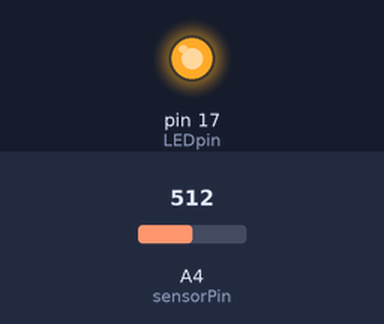
Simulated run of this sketch. Board: Arduino Uno, built with avr-gcc and run on an emulated ATmega328P. Parts: output pins drawn as LEDs (lit = HIGH). The test bench sets the inputs (shaded band); at power-on: A4 (sensorPin) = 512. What the sketch prints to the serial monitor is not drawn.

Above: at 0.1 s.
Timing chart, 0 to 1.6 s (numbered marks = the images above):
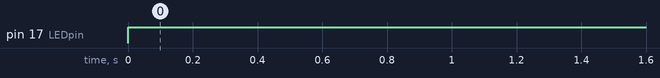

Measured:
- by itself, pin 17 (LEDpin): LOW → HIGH at 0.00 s

The sketch:

Fotoresistor.ino
```cpp
const int sensorPin = 4;
const int LEDpin = 17;
int sensorValue;
const int threshold = 1200;
void setup(){
Serial.begin(9600);
pinMode(sensorPin, INPUT);
pinMode(LEDpin, OUTPUT);
}
void loop(){
sensorValue = analogRead(sensorPin);
Serial.print(sensorValue, DEC);
Serial.print(" \n");
if (sensorValue > threshold){
digitalWrite(LEDpin, LOW);
}
else {
digitalWrite(LEDpin, HIGH);
}
delay(1000);
}
```
